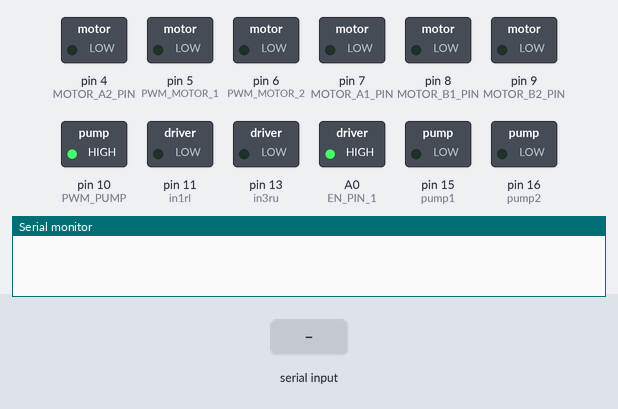
A sketch run on a simulated Arduino Uno, built with avr-gcc and run on an emulated ATmega328P. On the bench: switched loads named in the sketch (green lamp = pin HIGH), the last lines printed to the serial monitor. The test bench sets the inputs (shaded band).

Above: at 1.2 s.
1.3 s: "1" received over Serial
At 2.5 s:
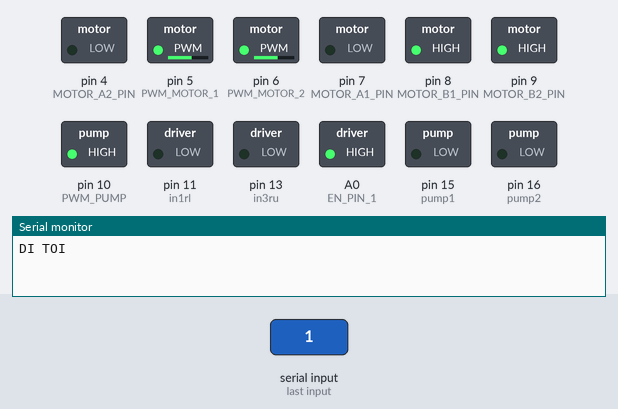
2.8 s: "2" received over Serial
At 3.7 s:
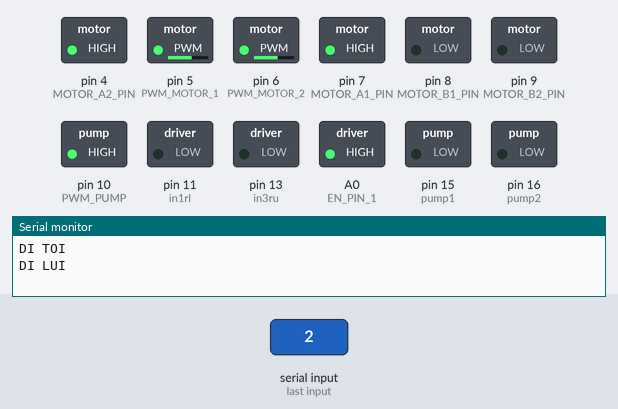
4.3 s: "3" received over Serial
At 4.9 s:
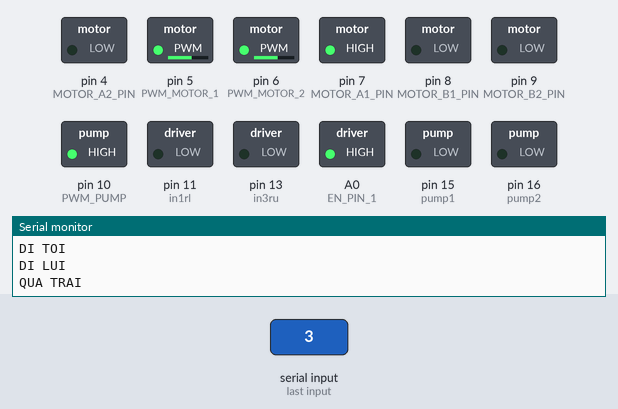
5.8 s: "4" received over Serial
At 7.0 s:
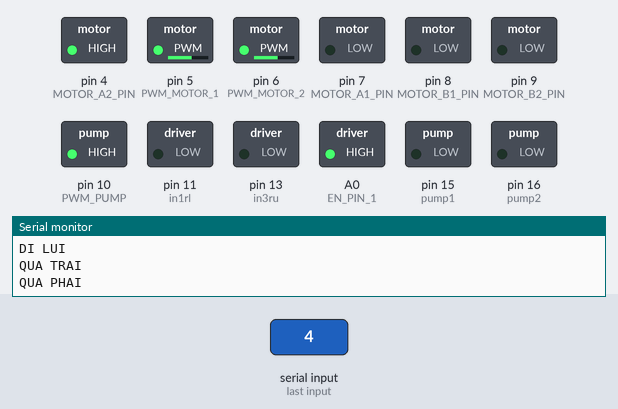
7.3 s: "6" received over Serial
At 8.4 s:
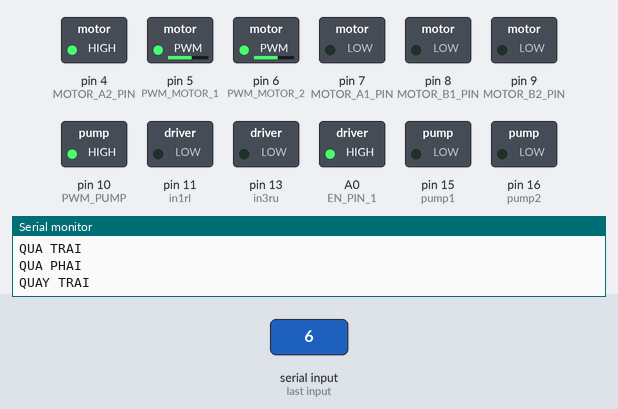
8.9 s: "8" received over Serial
At 9.6 s:
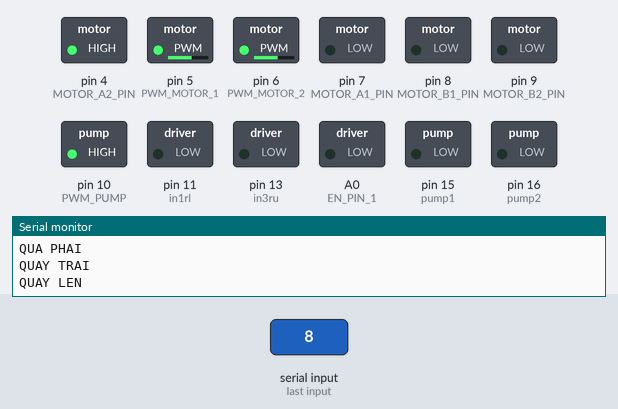
Timing chart, 0 to 11.4 s (numbered marks = the images above; inputs shaded):
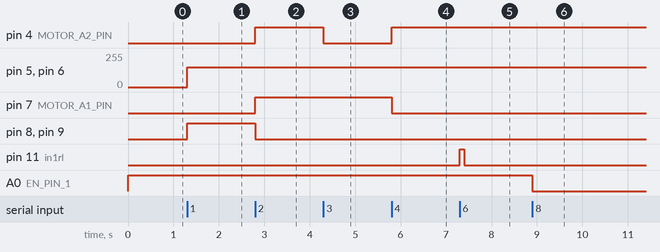

Measured:
- after the input at 1.3 s, pin 5 (PWM_MOTOR_1), pin 6 (PWM_MOTOR_2): 0/255 → 150/255 at once; pin 8 (MOTOR_B1_PIN), pin 9 (MOTOR_B2_PIN): LOW → HIGH at once
- after the input at 2.8 s, pin 4 (MOTOR_A2_PIN), pin 7 (MOTOR_A1_PIN): LOW → HIGH at once; pin 8 (MOTOR_B1_PIN), pin 9 (MOTOR_B2_PIN): HIGH → LOW at once
- after the input at 4.3 s, pin 4 (MOTOR_A2_PIN): HIGH → LOW at once
- after the input at 5.8 s, pin 4 (MOTOR_A2_PIN): LOW → HIGH at once; pin 7 (MOTOR_A1_PIN): HIGH → LOW at once
- after the input at 7.3 s, pin 11 (in1rl): LOW → HIGH at once, → LOW 0.10 s later
- after the input at 8.9 s, A0 (EN_PIN_1): HIGH → LOW at once

The sketch:

codearrduino.ino
```cpp
#include <SoftwareSerial.h> // giúp mình tạo 1 cổng uart mềm
const byte RX = 19;
const byte TX = 18;
SoftwareSerial mySerial = SoftwareSerial(RX, TX);


#define BRAKE 24
#define CW    25
#define CCW   26
#define CS_THRESHOLD 15   // Definition of safety current (Check: "1.3 Monster Shield Example").
#define MOTOR_1 20
#define MOTOR_2 21
#define LEFT 22
#define RIGHT 23


#define encoder  2


//MOTOR 1
#define MOTOR_A1_PIN 7
#define MOTOR_B1_PIN 8

//MOTOR 2
#define MOTOR_A2_PIN 4
#define MOTOR_B2_PIN 9

#define PWM_MOTOR_1 5
#define PWM_MOTOR_2 6

#define PWM_PUMP 10
#define EN_PIN_1 A0


short usSpeed = 150;  //default motor speed
unsigned short usMotor_Status = BRAKE;


#define in1rl 11
#define in2rr 12
#define in3ru 13
#define in4rd 14
#define pump1 15
#define pump2 16


//uint8_t CW ;
//uint8_t CCW ;
//uint8_t MOTOR_1 ;
//uint8_t MOTOR_2 ;
//uint8_t LEFT ;
//uint8_t RIGHT ;
//uint8_t BRAKE ;
//uint8_t PUMPSP ;
//uint8_t BRAKEPUMP ;
//short usSpeed = 150;  //default motor speed
//unsigned short usMotor_Status = BRAKE;


void setup()
{
   mySerial.begin(9600);
   Serial.begin(9600);

   pinMode(in1rl, OUTPUT);
   pinMode(in1rl, OUTPUT);

   pinMode(in3ru, OUTPUT);
   pinMode(in4rd, OUTPUT);

   pinMode(pump1, OUTPUT);
   pinMode(pump2, OUTPUT);

   pinMode(MOTOR_A1_PIN, OUTPUT);
   pinMode(MOTOR_B1_PIN, OUTPUT);

   pinMode(MOTOR_A2_PIN, OUTPUT);
   pinMode(MOTOR_B2_PIN, OUTPUT);

   pinMode(PWM_MOTOR_1, OUTPUT);
   pinMode(PWM_MOTOR_2, OUTPUT);

   pinMode(PWM_PUMP, OUTPUT);
   pinMode(EN_PIN_1, OUTPUT);

   digitalWrite(PWM_PUMP, HIGH);
   digitalWrite(EN_PIN_1, HIGH);


}

 void loop()
{
  char user_input;
  while(Serial.available())
  {
    user_input = Serial.read();

       if (user_input =='1')
    {
       Forward();;
    }
    else if(user_input =='2')
    {
      Reverse();
    }
        else if(user_input =='3')
    {
      Turnleft();
    }
        else if(user_input =='4')
    {
      Turnright();
    }
    if (user_input =='5')
    {
       Stop();
    }
    else if(user_input =='6')
    {
      Rollleft();
    }
        else if(user_input =='7')
    {
      Rollright();
    }
        else if(user_input =='8')
    {
      Rollup();
    }
    else if(user_input =='9')
    {
      Rolldown();
    }

    else if(user_input =='a')
    {
      Pump();
    }

    else if(user_input =='b')
    {
      StopPump();
    }

     else if(user_input =='+')
    {
      IncreaseSpeed();
    }
    else if(user_input =='-')
    {
      DecreaseSpeed();
    }
  }
}

 void Pump()
 {
   digitalWrite(pump1, HIGH);
   digitalWrite(pump2, LOW);
   Serial.println("DANG PHUN ");
 }

  void StopPump()
 {
   digitalWrite(pump1, LOW);
   digitalWrite(pump2, LOW);
   Serial.println("DUNG PHUN ");
 }


void Rollleft()
{

   digitalWrite(in1rl, HIGH);
   digitalWrite(in2rr, LOW);
   Serial.println("QUAY TRAI ");

   delay(100);
   digitalWrite(in1rl, LOW);
}

void Rollright()
{

   digitalWrite(in1rl, LOW);
   digitalWrite(in2rr, HIGH);
   Serial.println("QUAY PHAI ");

   delay(100);
   digitalWrite(in1rl, LOW);
    digitalWrite(in2rr, LOW);

}

void Rollup()
{

   //digitalWrite(in3ru, HIGH);
   analogWrite(in3ru, 125);
   digitalWrite(in4rd, LOW);
   Serial.println("QUAY LEN ");
   delay(75);
   digitalWrite(in3ru, LOW);
   digitalWrite(in4rd, LOW);
}

void Rolldown()
{

   //digitalWrite(in4rd, HIGH);
   analogWrite(in4rd, 150);
   digitalWrite(in3ru, LOW);
   Serial.println("QUAY XUONG ");
   delay(75);
   digitalWrite(in4rd, LOW);
    digitalWrite(in3ru, LOW) ;
}

void Stop()
{

  usMotor_Status = BRAKE;
  motorGo(MOTOR_1, usMotor_Status, 0);
  motorGo(MOTOR_2, usMotor_Status, 0);
  Serial.println("DUNG LAi ");
}

void Forward()
{
;
  usMotor_Status = CW;
  motorGo(MOTOR_1, usMotor_Status, usSpeed);
  motorGo(MOTOR_2, usMotor_Status, usSpeed);
  Serial.println("DI TOI ");
}

void Reverse()
{

  usMotor_Status = CCW;
  motorGo(MOTOR_1, usMotor_Status, usSpeed);
  motorGo(MOTOR_2, usMotor_Status, usSpeed);
  Serial.println("DI LUI ");
}

void Turnleft()
{

  usMotor_Status = LEFT;
  motorGo(MOTOR_1, usMotor_Status, usSpeed);
  motorGo(MOTOR_2, usMotor_Status, usSpeed);
  Serial.println("QUA TRAI ");
}
void Turnright()
{

  usMotor_Status = RIGHT;
  motorGo(MOTOR_1, usMotor_Status, usSpeed);
  motorGo(MOTOR_2, usMotor_Status, usSpeed);
  Serial.println("QUA PHAI ");
}

void IncreaseSpeed()
{
  usSpeed = usSpeed + 10;
  if(usSpeed > 255)
  {
    usSpeed = 255;
  }


  motorGo(MOTOR_1, usMotor_Status, usSpeed);
  motorGo(MOTOR_2, usMotor_Status, usSpeed);
  Serial.println("TANG TOC ");
}

void DecreaseSpeed()
{
  usSpeed = usSpeed - 10;
  if(usSpeed < 0)
  {
    usSpeed = 0;
  }

  motorGo(MOTOR_1, usMotor_Status, usSpeed);
  motorGo(MOTOR_2, usMotor_Status, usSpeed);
  Serial.println("GIAM TOC ");
}


void motorGo(uint8_t motor, uint8_t direct, uint8_t pwm)
{
  if(motor == MOTOR_1)
  {
    if(direct == CW)
    {
      digitalWrite(MOTOR_A1_PIN, LOW);
      digitalWrite(MOTOR_B1_PIN, HIGH);
    }
    else if(direct == CCW)
    {
      digitalWrite(MOTOR_A1_PIN, HIGH);
      digitalWrite(MOTOR_B1_PIN, LOW);
    }


     else if(direct == LEFT)
    {
      digitalWrite(MOTOR_A1_PIN, HIGH);
      digitalWrite(MOTOR_B1_PIN, LOW);
    }
    else if(direct == RIGHT)
    {

         digitalWrite(MOTOR_A1_PIN, LOW);
      digitalWrite(MOTOR_B1_PIN, LOW);
    }

        else
    {
      digitalWrite(MOTOR_A1_PIN, LOW);
      digitalWrite(MOTOR_B1_PIN, LOW);
    }

    analogWrite(PWM_MOTOR_1, pwm);
  }
  else if(motor == MOTOR_2)
  {
    if(direct == CW)
    {
      digitalWrite(MOTOR_A2_PIN, LOW);
      digitalWrite(MOTOR_B2_PIN, HIGH);
    }
    else if(direct == CCW)
    {
      digitalWrite(MOTOR_A2_PIN, HIGH);
      digitalWrite(MOTOR_B2_PIN, LOW);

    }
    else if(direct == LEFT)
    {

       digitalWrite(MOTOR_A2_PIN, LOW);
      digitalWrite(MOTOR_B2_PIN, LOW);

    }
    else if(direct == RIGHT)
    {

      digitalWrite(MOTOR_A2_PIN, HIGH);
      digitalWrite(MOTOR_B2_PIN, LOW);
    }
    else
    {
      digitalWrite(MOTOR_A2_PIN, LOW);
      digitalWrite(MOTOR_B2_PIN, LOW);
    }


      analogWrite(PWM_MOTOR_1, pwm);
    analogWrite(PWM_MOTOR_2, pwm);
  }
}
```
